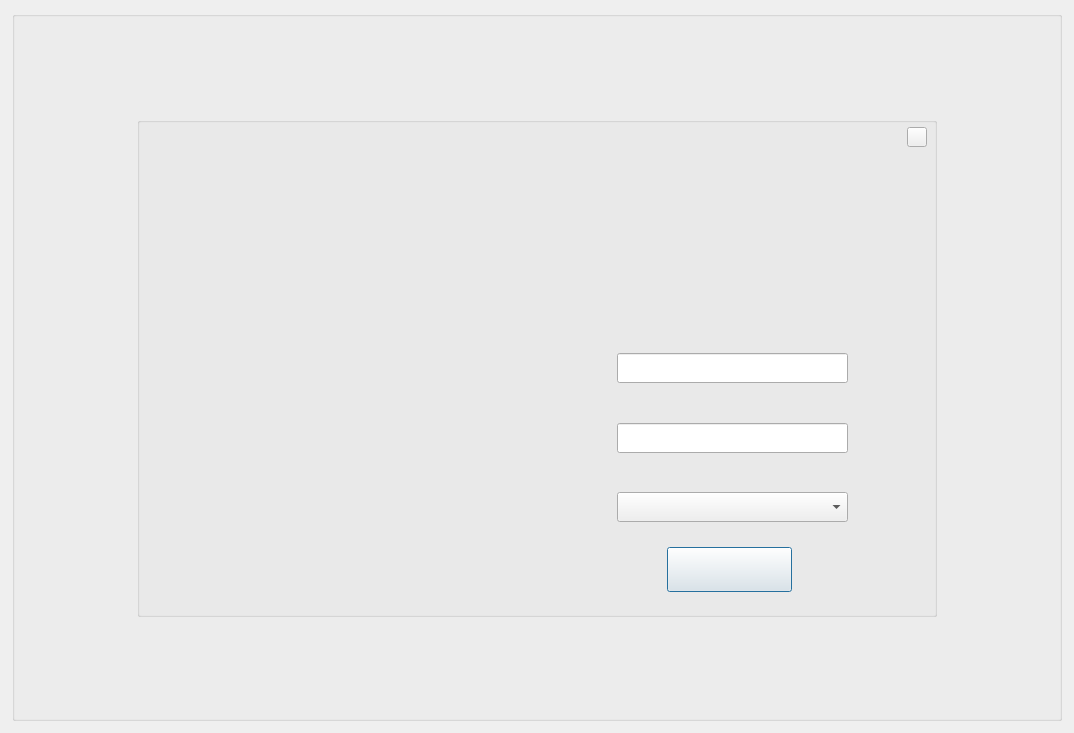
<?xml version="1.0" encoding="UTF-8"?>
<ui version="4.0">
 <class>LoginDialog</class>
 <widget class="QDialog" name="LoginDialog">
  <property name="geometry">
   <rect>
    <x>0</x>
    <y>0</y>
    <width>1074</width>
    <height>733</height>
   </rect>
  </property>
  <property name="minimumSize">
   <size>
    <width>0</width>
    <height>0</height>
   </size>
  </property>
  <property name="maximumSize">
   <size>
    <width>16777215</width>
    <height>16777215</height>
   </size>
  </property>
  <property name="windowTitle">
   <string>LoginPage</string>
  </property>
  <layout class="QGridLayout" name="gridLayout">
   <item row="0" column="0">
    <widget class="QGroupBox" name="background">
     <property name="minimumSize">
      <size>
       <width>1050</width>
       <height>710</height>
      </size>
     </property>
     <property name="maximumSize">
      <size>
       <width>1050</width>
       <height>710</height>
      </size>
     </property>
     <property name="title">
      <string/>
     </property>
     <layout class="QGridLayout" name="gridLayout_2">
      <item row="0" column="0">
       <widget class="QGroupBox" name="groupBackground">
        <property name="minimumSize">
         <size>
          <width>800</width>
          <height>500</height>
         </size>
        </property>
        <property name="maximumSize">
         <size>
          <width>800</width>
          <height>500</height>
         </size>
        </property>
        <property name="title">
         <string/>
        </property>
        <widget class="QLabel" name="lab_logo">
         <property name="geometry">
          <rect>
           <x>430</x>
           <y>50</y>
           <width>335</width>
           <height>124</height>
          </rect>
         </property>
         <property name="styleSheet">
          <string notr="true"/>
         </property>
         <property name="text">
          <string/>
         </property>
        </widget>
        <widget class="QPushButton" name="btn_login">
         <property name="geometry">
          <rect>
           <x>530</x>
           <y>430</y>
           <width>125</width>
           <height>45</height>
          </rect>
         </property>
         <property name="cursor">
          <cursorShape>PointingHandCursor</cursorShape>
         </property>
         <property name="text">
          <string/>
         </property>
        </widget>
        <widget class="QWidget" name="layoutWidget">
         <property name="geometry">
          <rect>
           <x>480</x>
           <y>210</y>
           <width>231</width>
           <height>56</height>
          </rect>
         </property>
         <layout class="QVBoxLayout" name="verticalLayout">
          <item>
           <widget class="QLabel" name="lab_username">
            <property name="text">
             <string/>
            </property>
            <property name="alignment">
             <set>Qt::AlignBottom|Qt::AlignLeading|Qt::AlignLeft</set>
            </property>
           </widget>
          </item>
          <item>
           <widget class="QLineEdit" name="username">
            <property name="minimumSize">
             <size>
              <width>0</width>
              <height>30</height>
             </size>
            </property>
           </widget>
          </item>
         </layout>
        </widget>
        <widget class="QWidget" name="layoutWidget">
         <property name="geometry">
          <rect>
           <x>480</x>
           <y>280</y>
           <width>231</width>
           <height>56</height>
          </rect>
         </property>
         <layout class="QVBoxLayout" name="verticalLayout_2">
          <item>
           <widget class="QLabel" name="lab_password">
            <property name="text">
             <string/>
            </property>
            <property name="alignment">
             <set>Qt::AlignBottom|Qt::AlignLeading|Qt::AlignLeft</set>
            </property>
           </widget>
          </item>
          <item>
           <widget class="QLineEdit" name="password">
            <property name="minimumSize">
             <size>
              <width>0</width>
              <height>30</height>
             </size>
            </property>
            <property name="text">
             <string/>
            </property>
            <property name="echoMode">
             <enum>QLineEdit::Password</enum>
            </property>
           </widget>
          </item>
         </layout>
        </widget>
        <widget class="QWidget" name="layoutWidget">
         <property name="geometry">
          <rect>
           <x>480</x>
           <y>350</y>
           <width>231</width>
           <height>55</height>
          </rect>
         </property>
         <layout class="QVBoxLayout" name="verticalLayout_3">
          <item>
           <widget class="QLabel" name="lab_role">
            <property name="text">
             <string/>
            </property>
            <property name="alignment">
             <set>Qt::AlignBottom|Qt::AlignLeading|Qt::AlignLeft</set>
            </property>
           </widget>
          </item>
          <item>
           <widget class="QComboBox" name="role">
            <property name="minimumSize">
             <size>
              <width>0</width>
              <height>30</height>
             </size>
            </property>
            <property name="cursor">
             <cursorShape>PointingHandCursor</cursorShape>
            </property>
           </widget>
          </item>
         </layout>
        </widget>
        <widget class="QLabel" name="lab_error_username">
         <property name="geometry">
          <rect>
           <x>560</x>
           <y>270</y>
           <width>211</width>
           <height>21</height>
          </rect>
         </property>
         <property name="minimumSize">
          <size>
           <width>0</width>
           <height>0</height>
          </size>
         </property>
         <property name="text">
          <string/>
         </property>
         <property name="alignment">
          <set>Qt::AlignLeading|Qt::AlignLeft|Qt::AlignTop</set>
         </property>
        </widget>
        <widget class="QLabel" name="lab_error_password">
         <property name="geometry">
          <rect>
           <x>560</x>
           <y>340</y>
           <width>211</width>
           <height>21</height>
          </rect>
         </property>
         <property name="minimumSize">
          <size>
           <width>0</width>
           <height>0</height>
          </size>
         </property>
         <property name="text">
          <string/>
         </property>
         <property name="alignment">
          <set>Qt::AlignLeading|Qt::AlignLeft|Qt::AlignTop</set>
         </property>
        </widget>
        <widget class="QToolButton" name="btn_close">
         <property name="geometry">
          <rect>
           <x>770</x>
           <y>10</y>
           <width>20</width>
           <height>20</height>
          </rect>
         </property>
         <property name="minimumSize">
          <size>
           <width>20</width>
           <height>20</height>
          </size>
         </property>
         <property name="maximumSize">
          <size>
           <width>20</width>
           <height>20</height>
          </size>
         </property>
         <property name="cursor">
          <cursorShape>ArrowCursor</cursorShape>
         </property>
         <property name="text">
          <string/>
         </property>
        </widget>
       </widget>
      </item>
     </layout>
    </widget>
   </item>
  </layout>
 </widget>
 <resources/>
 <connections>
  <connection>
   <sender>btn_close</sender>
   <signal>clicked()</signal>
   <receiver>LoginDialog</receiver>
   <slot>close()</slot>
   <hints>
    <hint type="sourcelabel">
     <x>909</x>
     <y>119</y>
    </hint>
    <hint type="destinationlabel">
     <x>524</x>
     <y>354</y>
    </hint>
   </hints>
  </connection>
 </connections>
</ui>
